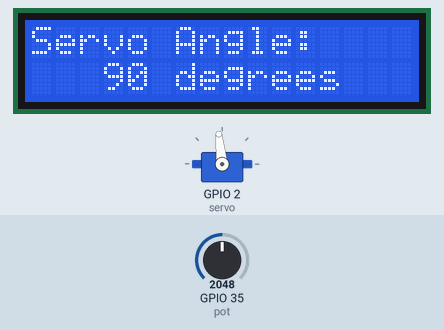
This program was run on a simulated ESP32 board running MicroPython. On the bench: 16×2 character LCD, servo. The test bench sets the inputs (shaded band); at power-on: GPIO 35 (pot) = 2048 (analog values on the 0–4095 scale). Servo angles are drawn from the pulse width (0.5 ms = 0°, 2.5 ms = 180°); library files of the repository ran but are not shown: i2c_lcd.py; what the program prints to the serial console is not drawn.

Above: at 1.2 s.
1.3 s: GPIO 35 (pot) set to 2866
At 2.2 s:
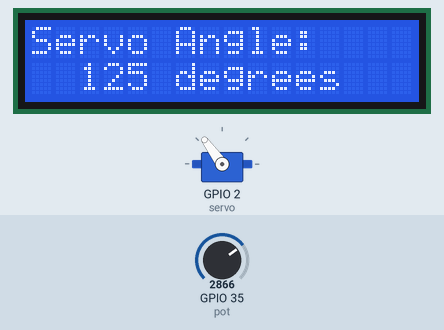
2.8 s: GPIO 35 (pot) set to 4095
At 4.0 s:
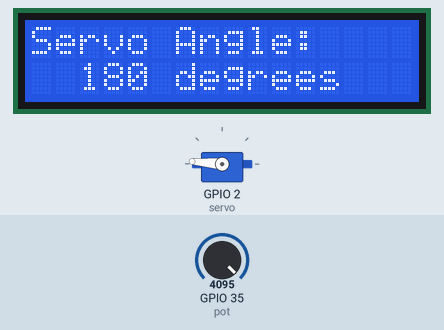
4.3 s: GPIO 35 (pot) set to 3603
At 4.7 s:
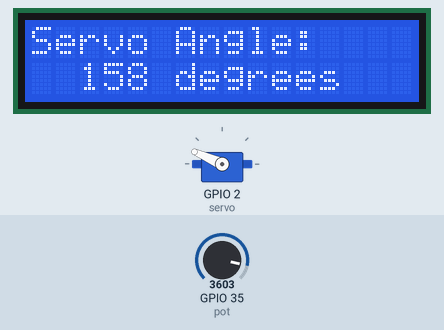
5.8 s: GPIO 35 (pot) set to 491
At 6.4 s:
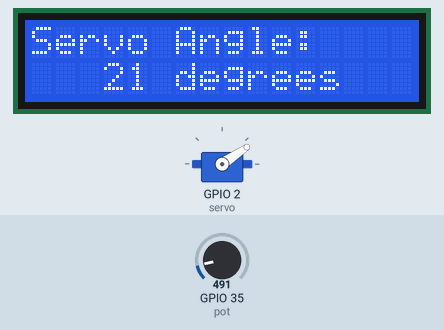
7.3 s: GPIO 35 (pot) set to 0
At 8.4 s:
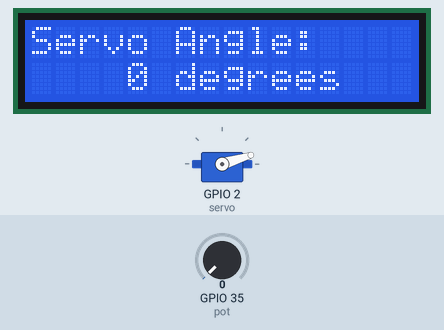
8.8 s: GPIO 35 (pot) set to 1228
At 10.0 s:
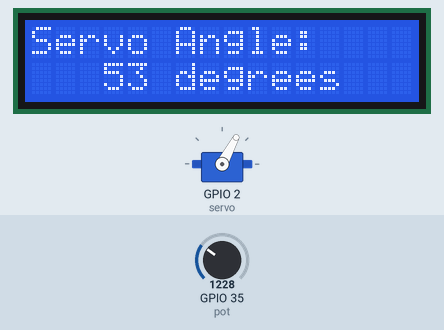
Timing chart, 0 to 11.3 s (numbered marks = the images above; inputs shaded):
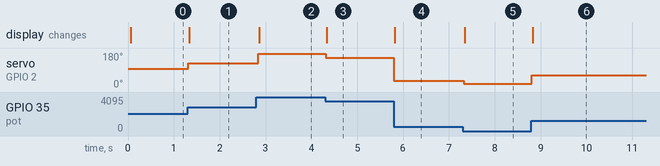

The program:

E08_pot_servo_lcd.py
```python
from machine import ADC, Pin, SoftI2C
from i2c_lcd import I2cLcd
from servo import Servo
from time import sleep

# Constants
SERVO_PIN = 2  # Pin connected to the servo motor
POT_PIN = 35 # Pin connected to potentiometer
I2C_ADDRESS = 0x27  # I2C address of the LCD
LCD_COLUMNS = 16  # Number of columns on the LCD
LCD_ROWS = 2  # Number of rows on the LCD

# Initialize I2C for LCD
i2c = SoftI2C(scl=Pin(22), sda=Pin(21), freq=400000)
lcd = I2cLcd(i2c, I2C_ADDRESS, LCD_ROWS, LCD_COLUMNS)

# Initialize servo object
servo = Servo(Pin(SERVO_PIN))
servo.update_settings(servo_pwm_freq= 50,
                         min_u10_duty=35,
                         max_u10_duty=125,
                         min_angle=0,
                         max_angle=180,
                         pin=SERVO_PIN)

# Function to update the LCD display with the current servo angle
def update_lcd(angle):
    # Print header on line 1
    lcd.move_to(0, 0)
    lcd.putstr("Servo Angle:\n")

    # Print servo value on line 2
    lcd.move_to(0, 1)
    lcd.putstr("  {:3d} degrees".format(angle))

# Map function to convert potentiometer value to servo angle
def map_value(value, in_min, in_max, out_min, out_max):
    return int((value - in_min) * (out_max - out_min) / (in_max - in_min) + out_min)

# Initialize the potentiometer on ADC pin
pot = ADC(Pin(POT_PIN))

# Set attenuation for full range (0-3.3V)
pot.atten(ADC.ATTN_11DB)

# Set ADC resolution to 12 bits (0-4095)
pot.width(ADC.WIDTH_12BIT)

while True:
    # Read potentiometer value
    pot_value = pot.read()

    # Map potentiometer value to servo angle (0-180 degrees)
    angle = map_value(pot_value, 0, 4095, 0, 180)

    # Print the potentiometer value and corresponding angle
    print("Potentiometer Value:", pot_value, "Mapped Angle:", angle)

    # Set servo angle
    servo.move(angle)

    # Display the angle on the LCD
    update_lcd(angle)

    # Small delay to avoid flickering
    sleep(0.02)
```

servo.py
```python
from machine import Pin, PWM

class Servo:
    # these defaults work for the standard TowerPro SG90
    __servo_pwm_freq = 50
    __min_u10_duty = 26 - 0 # offset for correction
    __max_u10_duty = 123- 0  # offset for correction
    min_angle = 0
    max_angle = 180
    current_angle = 0.001


    def __init__(self, pin):
        self.__initialise(pin)


    def update_settings(self, servo_pwm_freq, min_u10_duty, max_u10_duty, min_angle, max_angle, pin):
        self.__servo_pwm_freq = servo_pwm_freq
        self.__min_u10_duty = min_u10_duty
        self.__max_u10_duty = max_u10_duty
        self.min_angle = min_angle
        self.max_angle = max_angle
        self.__initialise(pin)


    def move(self, angle):
        # round to 2 decimal places, so we have a chance of reducing unwanted servo adjustments
        angle = round(angle, 2)
        # do we need to move?
        if angle == self.current_angle:
            return
        self.current_angle = angle
        # calculate the new duty cycle and move the motor
        duty_u10 = self.__angle_to_u10_duty(angle)
        self.__motor.duty(duty_u10)

    def __angle_to_u10_duty(self, angle):
        return int((angle - self.min_angle) * self.__angle_conversion_factor) + self.__min_u10_duty


    def __initialise(self, pin):
        self.current_angle = -0.001
        self.__angle_conversion_factor = (self.__max_u10_duty - self.__min_u10_duty) / (self.max_angle - self.min_angle)
        self.__motor = PWM(Pin(pin))
        self.__motor.freq(self.__servo_pwm_freq)
```

Measured:
- after the input at 1.3 s, servo on GPIO 2 (servo): 96° → 126° at once; the display: changes at once (image 1)
- after the input at 2.8 s, servo on GPIO 2 (servo): 126° → 175° at once; the display: changes after 0.06 s (image 2)
- after the input at 4.3 s, servo on GPIO 2 (servo): 175° → 156° at once; the display: changes at once (image 3)
- after the input at 5.8 s, servo on GPIO 2 (servo): 156° → 34° at once; the display: changes at once (image 4)
- after the input at 7.3 s, servo on GPIO 2 (servo): 34° → 17° at once; the display: changes after 0.05 s (image 5)
- after the input at 8.8 s, servo on GPIO 2 (servo): 17° → 62° at once; the display: changes at once (image 6)
